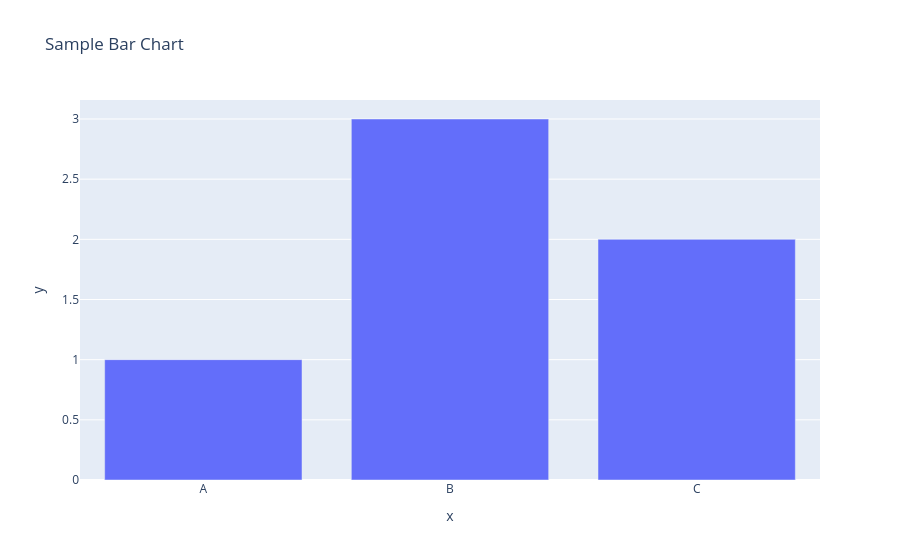

Write notebook code for a chart like this one.
### Code cell
import plotly.express as px

fig = px.bar(x=["A", "B", "C"], y=[1, 3, 2], title="Sample Bar Chart")
fig.show()

### Figure 1 — Plotly figure (JSON) as saved in the notebook; plotly's stock layout.template omitted (floating-point values rounded to 4 significant figures)
{"data": [{"hovertemplate": "x=%{x}<br>y=%{y}<extra></extra>", "legendgroup": "", "marker": {"color": "#636efa", "pattern": {"shape": ""}}, "name": "", "orientation": "v", "showlegend": false, "textposition": "auto", "type": "bar", "x": ["A", "B", "C"], "xaxis": "x", "y": [1, 3, 2], "yaxis": "y"}], "layout": {"barmode": "relative", "legend": {"tracegroupgap": 0}, "title": {"text": "Sample Bar Chart"}, "xaxis": {"anchor": "y", "domain": [0, 1], "title": {"text": "x"}}, "yaxis": {"anchor": "x", "domain": [0, 1], "title": {"text": "y"}}}}
